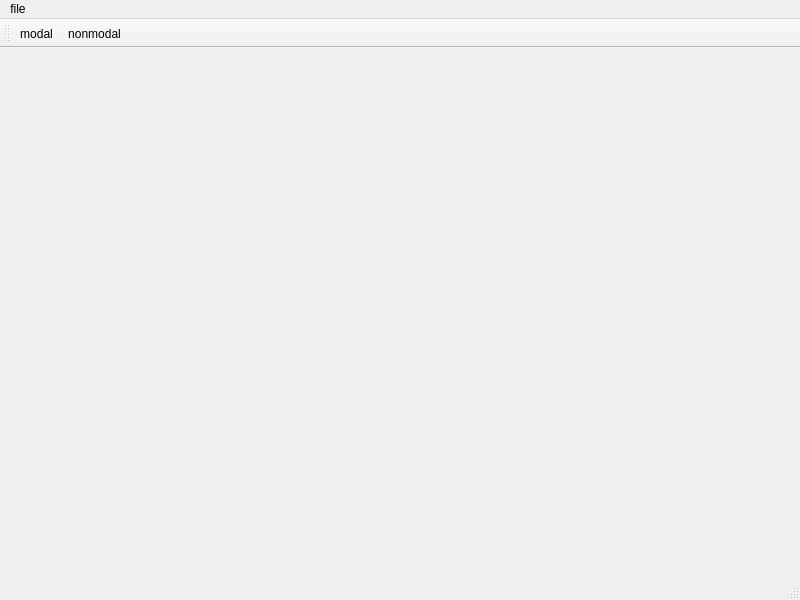
<?xml version="1.0" encoding="UTF-8"?>
<ui version="4.0">
 <class>MainWindow</class>
 <widget class="QMainWindow" name="MainWindow">
  <property name="geometry">
   <rect>
    <x>0</x>
    <y>0</y>
    <width>800</width>
    <height>600</height>
   </rect>
  </property>
  <property name="windowTitle">
   <string>MainWindow</string>
  </property>
  <widget class="QWidget" name="centralwidget"/>
  <widget class="QMenuBar" name="menubar">
   <property name="geometry">
    <rect>
     <x>0</x>
     <y>0</y>
     <width>800</width>
     <height>23</height>
    </rect>
   </property>
   <widget class="QMenu" name="menufile">
    <property name="title">
     <string>file</string>
    </property>
    <addaction name="actionmodal"/>
    <addaction name="actionnonmodal"/>
   </widget>
   <addaction name="menufile"/>
  </widget>
  <widget class="QStatusBar" name="statusbar"/>
  <widget class="QToolBar" name="toolBar">
   <property name="windowTitle">
    <string>toolBar</string>
   </property>
   <attribute name="toolBarArea">
    <enum>TopToolBarArea</enum>
   </attribute>
   <attribute name="toolBarBreak">
    <bool>false</bool>
   </attribute>
   <addaction name="actionmodal"/>
   <addaction name="actionnonmodal"/>
  </widget>
  <action name="actionmodal">
   <property name="text">
    <string>modal</string>
   </property>
  </action>
  <action name="actionnonmodal">
   <property name="text">
    <string>nonmodal</string>
   </property>
  </action>
 </widget>
 <resources/>
 <connections/>
</ui>
